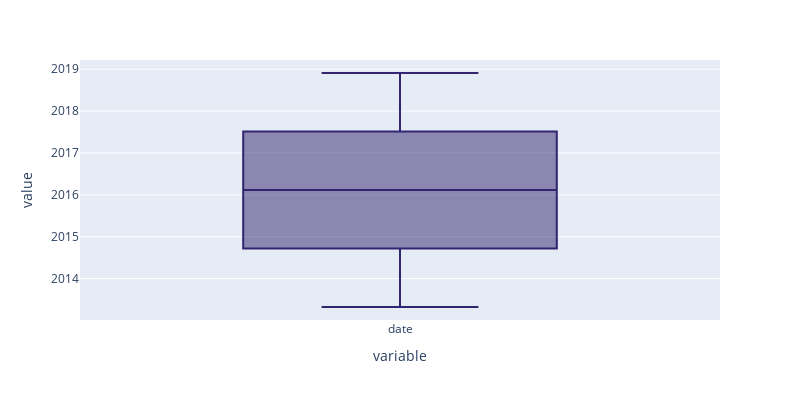

Notebook code for this chart:
### Code cell
fig = px.box(clean_btc['date'],height = 400, width = 800,
            color_discrete_sequence=['#33246f'])
fig.show()

### Figure 1 — Plotly figure (JSON) as saved in the notebook; plotly's stock layout.template omitted (floating-point values rounded to 4 significant figures; data arrays with more than 128 entries replaced by an {"elided": "..."} marker saying what was removed)
{"data": [{"alignmentgroup": "True", "hovertemplate": "variable=%{x}<br>value=%{y}<extra></extra>", "legendgroup": "", "marker": {"color": "#33246f"}, "name": "", "notched": false, "offsetgroup": "", "orientation": "v", "showlegend": false, "type": "box", "x": {"elided": "2042 str values"}, "x0": " ", "xaxis": "x", "y": {"elided": "2042 str values"}, "y0": " ", "yaxis": "y"}], "layout": {"boxmode": "group", "height": 400, "legend": {"tracegroupgap": 0}, "margin": {"t": 60}, "width": 800, "xaxis": {"anchor": "y", "domain": [0, 1], "title": {"text": "variable"}}, "yaxis": {"anchor": "x", "domain": [0, 1], "title": {"text": "value"}}}}
